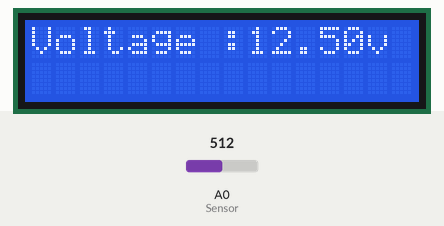
Recording of a sketch running on a simulated Arduino Uno, built with avr-gcc and run on an emulated ATmega328P. Shown: 16×2 character LCD. Inputs (shaded band) come from the test bench; at power-on: A0 (Sensor) = 512. What the sketch prints to the serial monitor is not drawn.

Above: at 1.2 s.
1.3 s: A0 (Sensor) set to 716
At 2.9 s:
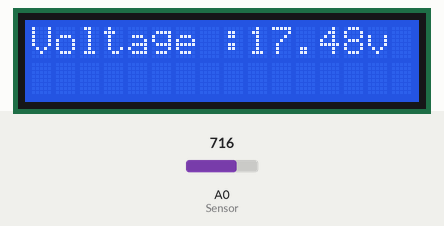
5.4 s: A0 (Sensor) set to 900
At 6.9 s:
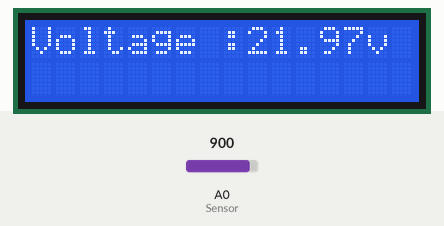
8.7 s: A0 (Sensor) set to 1023
At 10.0 s:
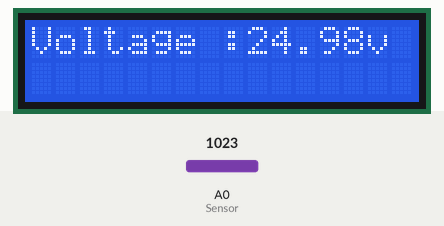
Timing chart, 0 to 11.7 s (numbered marks = the images above; inputs shaded):
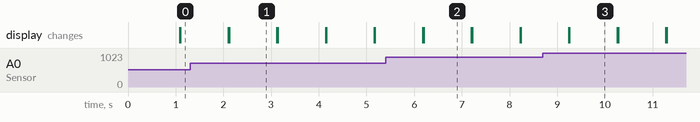

Measured:
- after the input at 1.3 s, the display: first differs from a run without the input after 0.82 s (image 1)
- after the input at 5.4 s, the display: first differs from a run without the input after 0.80 s (image 2)
- after the input at 8.7 s, the display: first differs from a run without the input after 0.56 s (image 3)
- what the display in image 1 shows lasts 1.0 s, from 2.1 s to 3.1 s

The sketch:

Smart_Grid.ino
```cpp
#include <LiquidCrystal_I2C.h>
LiquidCrystal_I2C lcd(0x27, 16, 2);
#define Relay 4
#define Sensor A0
float vOUT = 0.0;
float vIN = 0.0;
float R1 = 30000.0;
float R2 = 7500.0;

void setup() {
  Serial.begin(9600);
  lcd.init();
  lcd.backlight();
}

void loop() {
  int value = analogRead(Sensor);
  vOUT = (value * 5.0) / 1024.0;
  vIN = vOUT / (R2 / (R1 + R2));

  lcd.setCursor(0, 0);
  lcd.print("Voltage :");
  lcd.print(vIN);
  lcd.print("v ");
  Serial.print("Voltage : ");
  Serial.println(vIN);
  delay(1000);
  lcd.clear();
if(vIN >= 3.7)
{
  digitalWrite(Relay,1);
}
else
{
  digitalWrite(Relay,0);
}
}
```
